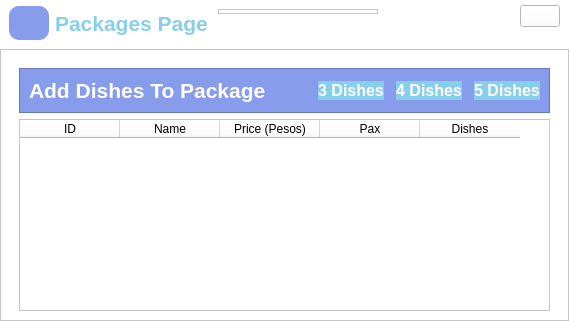
         <widget class="QWidget" name="addDishesPage">
          <layout class="QVBoxLayout" name="verticalLayout_32">
           <property name="spacing">
            <number>0</number>
           </property>
           <property name="leftMargin">
            <number>0</number>
           </property>
           <property name="topMargin">
            <number>0</number>
           </property>
           <property name="rightMargin">
            <number>0</number>
           </property>
           <property name="bottomMargin">
            <number>0</number>
           </property>
           <item>
            <widget class="QWidget" name="widget_39" native="true">
             <property name="styleSheet">
              <string notr="true">background-color: #FFFFFF</string>
             </property>
             <layout class="QVBoxLayout" name="verticalLayout_30">
              <property name="spacing">
               <number>0</number>
              </property>
              <property name="leftMargin">
               <number>0</number>
              </property>
              <property name="topMargin">
               <number>0</number>
              </property>
              <property name="rightMargin">
               <number>0</number>
              </property>
              <property name="bottomMargin">
               <number>0</number>
              </property>
              <item>
               <widget class="QWidget" name="headerFrame_7" native="true">
                <layout class="QHBoxLayout" name="horizontalLayout_51">
                 <property name="spacing">
                  <number>0</number>
                 </property>
                 <property name="leftMargin">
                  <number>0</number>
                 </property>
                 <property name="topMargin">
                  <number>0</number>
                 </property>
                 <property name="rightMargin">
                  <number>0</number>
                 </property>
                 <property name="bottomMargin">
                  <number>0</number>
                 </property>
                 <item>
                  <widget class="QWidget" name="widget_40" native="true">
                   <layout class="QHBoxLayout" name="horizontalLayout_53">
                    <property name="topMargin">
                     <number>6</number>
                    </property>
                    <property name="rightMargin">
                     <number>0</number>
                    </property>
                    <item alignment="Qt::AlignVCenter">
                     <widget class="QPushButton" name="backToPackageBtn">
                      <property name="minimumSize">
                       <size>
                        <width>40</width>
                        <height>34</height>
                       </size>
                      </property>
                      <property name="maximumSize">
                       <size>
                        <width>40</width>
                        <height>16777215</height>
                       </size>
                      </property>
                      <property name="cursor">
                       <cursorShape>PointingHandCursor</cursorShape>
                      </property>
                      <property name="styleSheet">
                       <string notr="true">background-color: #879CEB;
	border-radius: 10px;</string>
                      </property>
                      <property name="text">
                       <string/>
                      </property>
                      <property name="icon">
                       <iconset>
                        <normaloff>resource/arrow-left.svg</normaloff>resource/arrow-left.svg</iconset>
                      </property>
                      <property name="iconSize">
                       <size>
                        <width>24</width>
                        <height>24</height>
                       </size>
                      </property>
                     </widget>
                    </item>
                    <item>
                     <widget class="QLabel" name="dashBoard_6">
                      <property name="font">
                       <font>
                        <pointsize>16</pointsize>
                        <bold>true</bold>
                       </font>
                      </property>
                      <property name="styleSheet">
                       <string notr="true">color: #87CEEB;</string>
                      </property>
                      <property name="text">
                       <string>Packages Page</string>
                      </property>
                     </widget>
                    </item>
                   </layout>
                  </widget>
                 </item>
                 <item alignment="Qt::AlignHCenter">
                  <widget class="QWidget" name="widget_41" native="true">
                   <layout class="QHBoxLayout" name="horizontalLayout_64">
                    <item alignment="Qt::AlignLeft|Qt::AlignTop">
                     <widget class="QFrame" name="searchBar_6">
                      <property name="minimumSize">
                       <size>
                        <width>160</width>
                        <height>0</height>
                       </size>
                      </property>
                      <property name="frameShape">
                       <enum>QFrame::StyledPanel</enum>
                      </property>
                      <property name="frameShadow">
                       <enum>QFrame::Raised</enum>
                      </property>
                      <layout class="QHBoxLayout" name="horizontalLayout_65">
                       <property name="spacing">
                        <number>0</number>
                       </property>
                       <property name="leftMargin">
                        <number>0</number>
                       </property>
                       <property name="topMargin">
                        <number>1</number>
                       </property>
                       <property name="rightMargin">
                        <number>0</number>
                       </property>
                       <property name="bottomMargin">
                        <number>2</number>
                       </property>
                      </layout>
                     </widget>
                    </item>
                   </layout>
                  </widget>
                 </item>
                 <item alignment="Qt::AlignRight|Qt::AlignTop">
                  <widget class="QWidget" name="widget_42" native="true">
                   <layout class="QHBoxLayout" name="horizontalLayout_66">
                    <property name="spacing">
                     <number>0</number>
                    </property>
                    <property name="leftMargin">
                     <number>0</number>
                    </property>
                    <property name="topMargin">
                     <number>5</number>
                    </property>
                    <property name="rightMargin">
                     <number>9</number>
                    </property>
                    <property name="bottomMargin">
                     <number>0</number>
                    </property>
                    <item alignment="Qt::AlignTop">
                     <widget class="QPushButton" name="aboutBtn_6">
                      <property name="cursor">
                       <cursorShape>PointingHandCursor</cursorShape>
                      </property>
                      <property name="contextMenuPolicy">
                       <enum>Qt::DefaultContextMenu</enum>
                      </property>
                      <property name="text">
                       <string/>
                      </property>
                      <property name="icon">
                       <iconset>
                        <normaloff>resource/database.svg</normaloff>resource/database.svg</iconset>
                      </property>
                      <property name="iconSize">
                       <size>
                        <width>24</width>
                        <height>24</height>
                       </size>
                      </property>
                     </widget>
                    </item>
                   </layout>
                  </widget>
                 </item>
                </layout>
               </widget>
              </item>
              <item>
               <widget class="QFrame" name="frame_22">
                <property name="styleSheet">
                 <string notr="true">background-color: #FFFFFF</string>
                </property>
                <property name="frameShape">
                 <enum>QFrame::StyledPanel</enum>
                </property>
                <property name="frameShadow">
                 <enum>QFrame::Raised</enum>
                </property>
                <layout class="QVBoxLayout" name="verticalLayout_31">
                 <property name="leftMargin">
                  <number>18</number>
                 </property>
                 <property name="topMargin">
                  <number>18</number>
                 </property>
                 <property name="rightMargin">
                  <number>18</number>
                 </property>
                 <item>
                  <widget class="QFrame" name="frame_23">
                   <property name="styleSheet">
                    <string notr="true">background-color: #879CEB</string>
                   </property>
                   <property name="frameShape">
                    <enum>QFrame::StyledPanel</enum>
                   </property>
                   <property name="frameShadow">
                    <enum>QFrame::Raised</enum>
                   </property>
                   <layout class="QHBoxLayout" name="horizontalLayout_21">
                    <property name="spacing">
                     <number>12</number>
                    </property>
                    <item>
                     <widget class="QLabel" name="label_7">
                      <property name="font">
                       <font>
                        <pointsize>16</pointsize>
                        <bold>true</bold>
                       </font>
                      </property>
                      <property name="styleSheet">
                       <string notr="true">color: #FFFFFF</string>
                      </property>
                      <property name="text">
                       <string>Add Dishes To Package</string>
                      </property>
                     </widget>
                    </item>
                    <item>
                     <spacer name="horizontalSpacer_6">
                      <property name="orientation">
                       <enum>Qt::Horizontal</enum>
                      </property>
                      <property name="sizeHint" stdset="0">
                       <size>
                        <width>40</width>
                        <height>20</height>
                       </size>
                      </property>
                     </spacer>
                    </item>
                    <item>
                     <widget class="QPushButton" name="add3Dish">
                      <property name="font">
                       <font>
                        <pointsize>12</pointsize>
                        <bold>true</bold>
                       </font>
                      </property>
                      <property name="cursor">
                       <cursorShape>PointingHandCursor</cursorShape>
                      </property>
                      <property name="styleSheet">
                       <string notr="true">	background-color: #87CEEB;
	border-radius: 10px;
	color: #FFFFFF;</string>
                      </property>
                      <property name="text">
                       <string>3 Dishes</string>
                      </property>
                      <property name="icon">
                       <iconset>
                        <normaloff>resource/dishes.png</normaloff>resource/dishes.png</iconset>
                      </property>
                      <property name="iconSize">
                       <size>
                        <width>24</width>
                        <height>24</height>
                       </size>
                      </property>
                     </widget>
                    </item>
                    <item>
                     <widget class="QPushButton" name="add4Dish">
                      <property name="font">
                       <font>
                        <pointsize>12</pointsize>
                        <bold>true</bold>
                       </font>
                      </property>
                      <property name="cursor">
                       <cursorShape>PointingHandCursor</cursorShape>
                      </property>
                      <property name="styleSheet">
                       <string notr="true">	background-color: #87CEEB;
	border-radius: 10px;
	color: #FFFFFF;</string>
                      </property>
                      <property name="text">
                       <string>4 Dishes</string>
                      </property>
                      <property name="icon">
                       <iconset>
                        <normaloff>resource/dishes.png</normaloff>resource/dishes.png</iconset>
                      </property>
                      <property name="iconSize">
                       <size>
                        <width>24</width>
                        <height>24</height>
                       </size>
                      </property>
                     </widget>
                    </item>
                    <item alignment="Qt::AlignRight">
                     <widget class="QPushButton" name="add5Dish">
                      <property name="font">
                       <font>
                        <pointsize>12</pointsize>
                        <bold>true</bold>
                       </font>
                      </property>
                      <property name="cursor">
                       <cursorShape>PointingHandCursor</cursorShape>
                      </property>
                      <property name="styleSheet">
                       <string notr="true">	background-color: #87CEEB;
	border-radius: 10px;
	color: #FFFFFF;</string>
                      </property>
                      <property name="text">
                       <string>5 Dishes</string>
                      </property>
                      <property name="icon">
                       <iconset>
                        <normaloff>resource/dishes.png</normaloff>resource/dishes.png</iconset>
                      </property>
                      <property name="iconSize">
                       <size>
                        <width>24</width>
                        <height>24</height>
                       </size>
                      </property>
                     </widget>
                    </item>
                   </layout>
                  </widget>
                 </item>
                 <item>
                  <widget class="QTableWidget" name="addCoupleDishTableWidget">
                   <property name="font">
                    <font>
                     <pointsize>12</pointsize>
                    </font>
                   </property>
                   <property name="cursor" stdset="0">
                    <cursorShape>PointingHandCursor</cursorShape>
                   </property>
                   <column>
                    <property name="text">
                     <string>ID</string>
                    </property>
                   </column>
                   <column>
                    <property name="text">
                     <string>Name</string>
                    </property>
                   </column>
                   <column>
                    <property name="text">
                     <string>Price (Pesos)</string>
                    </property>
                   </column>
                   <column>
                    <property name="text">
                     <string>Pax</string>
                    </property>
                   </column>
                   <column>
                    <property name="text">
                     <string>Dishes</string>
                    </property>
                   </column>
                  </widget>
                 </item>
                </layout>
               </widget>
              </item>
             </layout>
            </widget>
           </item>
          </layout>
         </widget>
